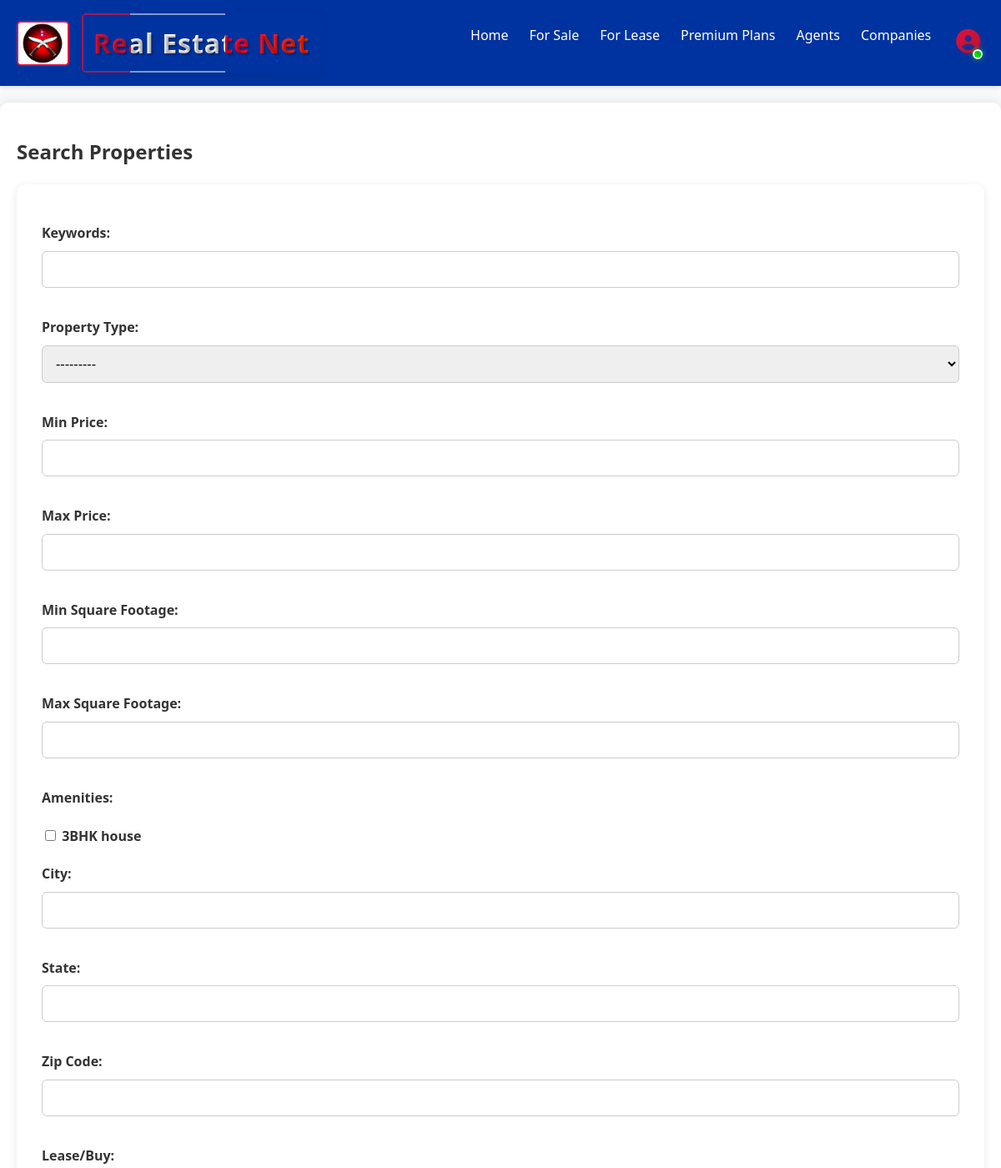
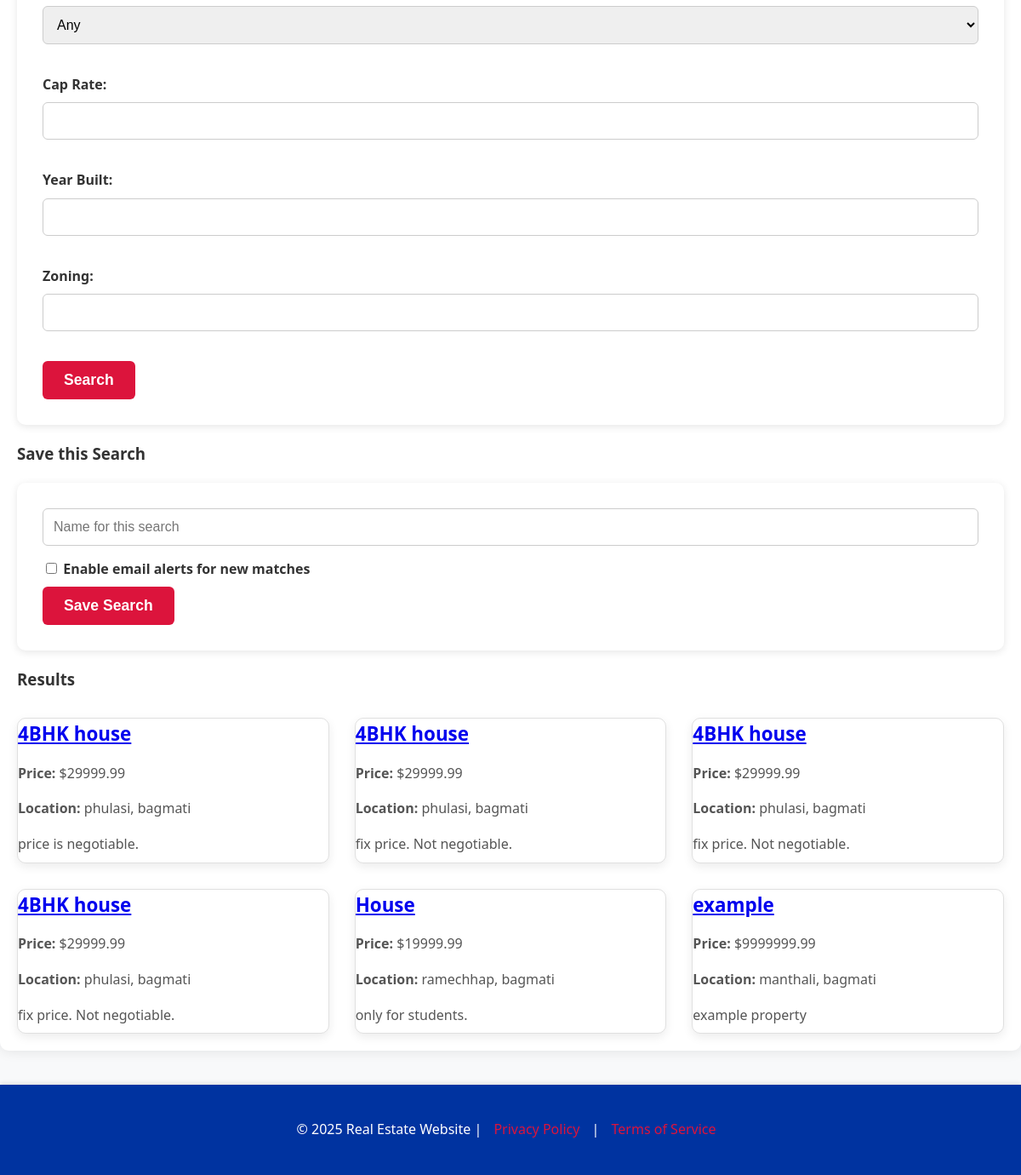
Screenshot of /properties/search/ (signed in) with the database file from the repository (2 pictures, top to bottom).
### properties/models.py (models this page shows, shortened)
class Property(models.Model):
    PROPERTY_STATUS_CHOICES = (
        ('for_sale', 'For Sale'),
        ('for_lease', 'For Lease'),
        ('sold', 'Sold'),
        ('leased', 'Leased'),
    )
    user = models.ForeignKey(settings.AUTH_USER_MODEL, on_delete=models.CASCADE, related_name='properties')
    company = models.ForeignKey(Company, on_delete=models.SET_NULL, null=True, blank=True, related_name='properties')
    title = models.CharField(max_length=255)
    description = models.TextField()
    property_type = models.ForeignKey(PropertyType, on_delete=models.SET_NULL, null=True, related_name='properties')
    address = models.CharField(max_length=255)
    location = models.ForeignKey(Location, on_delete=models.SET_NULL, null=True, blank=True, related_name='properties')
    city = models.CharField(max_length=100)
    state = models.CharField(max_length=100)
    zip_code = models.CharField(max_length=20)
    country = models.CharField(max_length=100, blank=True, null=True)
    price = models.DecimalField(max_digits=15, decimal_places=2)
    square_footage = models.IntegerField(blank=True, null=True)
    lot_size = models.DecimalField(max_digits=10, decimal_places=2, blank=True, null=True)
    year_built = models.IntegerField(blank=True, null=True)
    zoning = models.CharField(max_length=100, blank=True, null=True)
    status = models.CharField(max_length=20, choices=PROPERTY_STATUS_CHOICES, default='for_sale')
    amenities = models.ManyToManyField(Amenity, blank=True)
    cap_rate = models.DecimalField(max_digits=5, decimal_places=2, blank=True, null=True)
    noi = models.DecimalField(max_digits=15, decimal_places=2, blank=True, null=True) # Net Operating Income
    rent_roll = models.TextField(blank=True, null=True) # Can be a JSON field or a separate model if complex
    expense_summaries = models.TextField(blank=True, null=True) # Can be a JSON field or a separate model if complex
    broker_name = models.CharField(max_length=255, blank=True, null=True)
    broker_email = models.EmailField(blank=True, null=True)
    broker_phone = models.CharField(max_length=20, blank=True, null=True)
    virtual_tour_url = models.URLField(blank=True, null=True)
    floor_plan_image = models.ImageField(upload_to='floor_plans/', blank=True, null=True)
    is_premium = models.BooleanField(default=False)
    is_verified = models.BooleanField(default=False)
    created_at = models.DateTimeField(auto_now_add=True)
    updated_at = models.DateTimeField(auto_now=True)

### properties/views.py (the view, shortened to what this page needs)
# urls.py: path('search/', views.search_results, name='search_results'),
@login_required(login_url='/accounts/login/')
def search_results(request):
    form = PropertySearchForm(request.GET)
    properties = Property.objects.all()
    if form.is_valid():
        query = form.cleaned_data.get('query')
        property_type = form.cleaned_data.get('property_type')
        min_price = form.cleaned_data.get('min_price')
        max_price = form.cleaned_data.get('max_price')
        min_sq_ft = form.cleaned_data.get('min_sq_ft')
        max_sq_ft = form.cleaned_data.get('max_sq_ft')
        amenities = form.cleaned_data.get('amenities')
        city = form.cleaned_data.get('city')
        state = form.cleaned_data.get('state')
        zip_code = form.cleaned_data.get('zip_code')
        lease_or_buy = form.cleaned_data.get('lease_or_buy')
        cap_rate = form.cleaned_data.get('cap_rate')
        year_built = form.cleaned_data.get('year_built')
        zoning = form.cleaned_data.get('zoning')
        if property_type:
            properties = properties.filter(property_type=property_type)
        if min_price:
            properties = properties.filter(price__gte=min_price)
        if max_price:
            properties = properties.filter(price__lte=max_price)
        if min_sq_ft:
            properties = properties.filter(square_footage__gte=min_sq_ft)
        if max_sq_ft:
            properties = properties.filter(square_footage__lte=max_sq_ft)
        if amenities:
            for amenity in amenities:
                properties = properties.filter(amenities=amenity)
        if city:
            properties = properties.filter(city__icontains=city)
        if state:
            properties = properties.filter(state__icontains=state)
        if zip_code:
            properties = properties.filter(zip_code__icontains=zip_code)
        if lease_or_buy:
            properties = properties.filter(status=lease_or_buy)
        if cap_rate:
            properties = properties.filter(cap_rate__gte=cap_rate)
        if year_built:
            properties = properties.filter(year_built=year_built)
        if zoning:
            properties = properties.filter(zoning__icontains=zoning)
    context = {
        'form': form,
        'properties': properties
    }
    return render(request, 'properties/search_results.html', context)

### properties/models.py (called while the page is built)
    def __str__(self):
        return self.name

    def __str__(self):
        return self.name

### properties/templates/properties/search_results.html (shortened to what this page needs)
{% extends 'base.html' %}
{% block content %}
    <div class="search-container">
        <h2>Search Properties</h2>
        <form method="get" action="{% url 'properties:search_results' %}" class="search-form">
            {{ form.as_p }}
            <button type="submit">Search</button>
        </form>
        {% if user.is_authenticated %}
        <div class="save-search-section">
            <h3>Save this Search</h3>
            <form method="post" action="{% url 'properties:save_search' %}" class="save-search-form">
                <div class="form-group">
                    <input type="text" name="name" placeholder="Name for this search" required>
                </div>
                <div class="form-group">
                    <label><input type="checkbox" name="alert_enabled"> Enable email alerts for new matches</label>
                </div>
                <button type="submit" class="save-search-btn">Save Search</button>
            </form>
        </div>
        {% endif %}
    </div>
    <h3>Results</h3>
    <div class="property-list">
        {% for property in properties %}
            <div class="property-card">
                <h3><a href="{% url 'properties:property_detail' property.pk %}">{{ property.title }}</a></h3>
                <p><strong>Price:</strong> ${{ property.price|floatformat:2 }}</p>
                <p><strong>Location:</strong> {{ property.city }}, {{ property.state }}</p>
                <p>{{ property.description|truncatechars:100 }}</p>
            </div>
        {% empty %}
            <p>No properties found matching your criteria.</p>
        {% endfor %}
    </div>
{% endblock %}

### static/css/style.css (style rules this page uses)
:root { --nepal-blue: #0033A0; --nepal-crimson: #DC143C; --nepal-white: #FFFFFF; --nepal-border: #B20C2F; --text-dark: #333; --text-light: #fff; --bg-light: #f8f9fa; --bg-white: #FFFFFF; --shadow-light: rgba(0, 0, 0, 0.1); }
body { font-family: 'Segoe UI', Tahoma, Geneva, Verdana, sans-serif; margin: 0; padding: 0; background-color: var(--bg-light); color: var(--text-dark); line-height: 1.6; }
form { background-color: var(--bg-white); padding: 30px; border-radius: 10px; box-shadow: 0 2px 10px var(--shadow-light); }
form p { margin-bottom: 20px; }
form label { display: block; margin-bottom: 8px; font-weight: bold; color: var(--text-dark); }
form input[type="text"], form input[type="password"], form input[type="email"], form input[type="number"], form select, form textarea { width: 100%; padding: 12px; margin-bottom: 15px; border: 1px solid #ccc; border-radius: 6px; box-sizing: border-box; font-size: 1em; }
form button { background-color: var(--nepal-crimson); color: var(--text-light); padding: 12px 25px; border: none; border-radius: 6px; cursor: pointer; font-size: 1.1em; font-weight: bold; transition: background-color 0.3s ease; }
.property-list { display: grid; grid-template-columns: repeat(auto-fit, minmax(300px, 1fr)); gap: 30px; margin-top: 30px; }
.property-card { border: 1px solid #e0e0e0; border-radius: 10px; overflow: hidden; background-color: var(--bg-white); box-shadow: 0 4px 12px rgba(0, 0, 0, 0.08); transition: transform 0.3s ease, box-shadow 0.3s ease; }
.property-card h3 { margin-top: 0; margin-bottom: 10px; color: var(--nepal-blue); font-size: 1.4em; }
.property-card p { margin-bottom: 8px; color: #555; }

### rows the page displays
Property: title "4BHK house", price "29999.99", city "phulasi", state "bagmati", description "price is negotiable."
Property: title "4BHK house", price "29999.99", city "phulasi", state "bagmati", description "fix price. Not negotiable."
Property: title "4BHK house", price "29999.99", city "phulasi", state "bagmati", description "fix price. Not negotiable."
Property: title "4BHK house", price "29999.99", city "phulasi", state "bagmati", description "fix price. Not negotiable."
Property: title "House", price "19999.99", city "ramechhap", state "bagmati", description "only for students."
Property: title "example", price "9999999.99", city "manthali", state "bagmati", description "example property"
